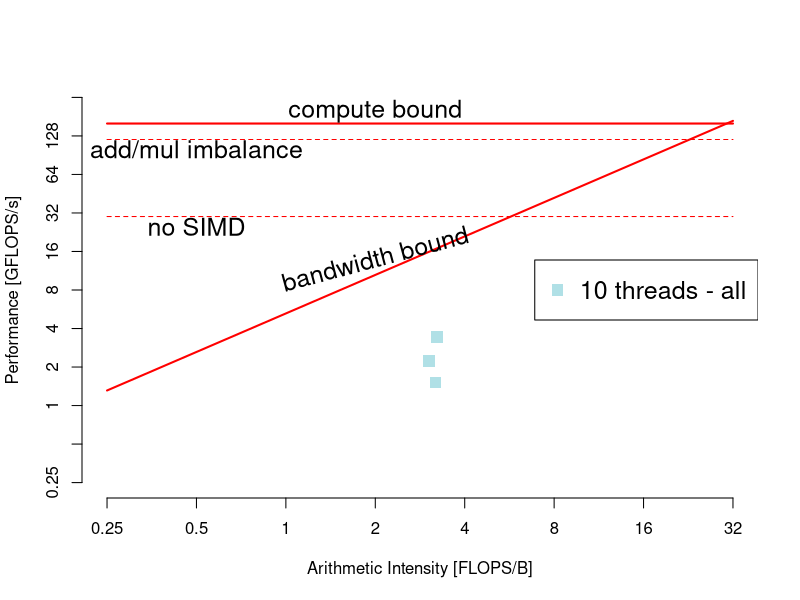

The R source for this figure:
png("roofline-mars-10tall.png", width = 1280, height = 640)

pp = 160.0  # peak performance ... [GFLOPS/s]
pb =   30.5 # peak bandwidth ... [GB/s]
ai = function(b) (pp/pb) * b

x = seq(-2,5,1)
x_at = 2^x
x_labels = x_at

y = seq(-2,8,1)
y_at = 2^y
y_labels = y_at

plot(ai, xlab = "Arithmetic Intensity [FLOPS/B]",
         xlim = c(x_at[1], x_at[length(x_at)]),
         ylab = "Performance [GFLOPS/s]", 
         ylim = c(y_at[1], y_at[length(y_at)]),
     axes=FALSE, log = "xy", type = "l", col = "red", lwd = 2)

axis(1, at = x_at, labels = x_labels, tick = TRUE)
axis(2, at = y_at, labels = y_labels, tick = TRUE)


# 10 threads - all
#                   100     204800     819200        kdd
flops_t10_a = c( 1.3292, 1517.9227, 2225.7196, 3427.6304)
bw_t10_a    = c(73.4359,  476.2558,  734.1712, 1061.9937)

for (i in 1:4) {
  ai = flops_t10_a[i] / bw_t10_a[i]
  points(ai, flops_t10_a[i]/1000, col="powderblue", pch = 15, cex = 1.5)
}

# 80 threads - all
#                   100    204800     819200        kdd
#flops_t80_a = c( 0.5820, 731.8209, 1164.4394, 1519.8610)
#bw_t80_a    = c(78.4760, 981.6600, 1244,3416, 1420,3577)
#
#for (i in 1:4) {
#  ai = flops_t80_a[i] / bw_t80_a[i]
#  points(ai, flops_t80_a[i]/1000, col="blue", pch = 16, cex = 1.5)
#}


# 10 threads - marked 
#                     100      204800      819200         kdd
#flops_t10_m =  c(385.0818, 12738.9347, 12814.5174, 12995.5919)
#bw_t10_m =     c(150.0137,  2248.9188,  3500.4505,  3451.1885)
#
#for (i in 1:4) {
#  ai = flops_t10_m[i] / bw_t10_m[i]
#  points(ai, flops_t10_m[i]/1000, col="orange", pch = 17, cex = 1.5)
#}

# 80 threads - marked 
#                     100     204800     819200        kdd
#flops_t80_m = c(   7.4574, 4017.8371, 6579.4072, 5940.1009)
#bw_t80_m    = c(1292.0169, 2807.5566, 3312.4733, 3230.9055)
#
#for (i in 1:4) {
#  ai = flops_t80_m[i] / bw_t80_m[i]
#  points(ai, flops_t80_m[i]/1000, col="green", pch = 18, cex = 1.5)
#}

# add/mul imbalance
segments(x_at[1], pp*0.75, x_at[length(x_at)], pp*0.75,
         col = "red", lwd = 1, lty = "dashed")
text(0.5, 100, "add/mul imbalance", cex = 1.5)

# simd
segments(x_at[1], pp*0.75*0.25, x_at[length(x_at)], pp*0.75*0.25,
         col = "red", lwd = 1, lty = "dashed")
text(0.5, 25, "no SIMD", cex = 1.5)


segments(x_at[1], pp, x_at[length(x_at)], pp,
         col = "red", lwd = 2)

text(2, 14, "bandwidth bound", srt = 15, cex = 1.5)
text(2, 200, "compute bound", cex = 1.5)

#legend("right",
#       pch    = c(15, 16, 17, 18),
#       col    = c("powderblue", "blue", "orange", "green"),
#       legend = c("10 threads - all", "80 threads - all", NA, 
#                  "10 threads - marked", "80 threads - marked"))

legend("right",
       cex = 1.5,
       pch    = c(15),
       col    = c("powderblue"),
       legend = c("10 threads - all"))

dev.off()
